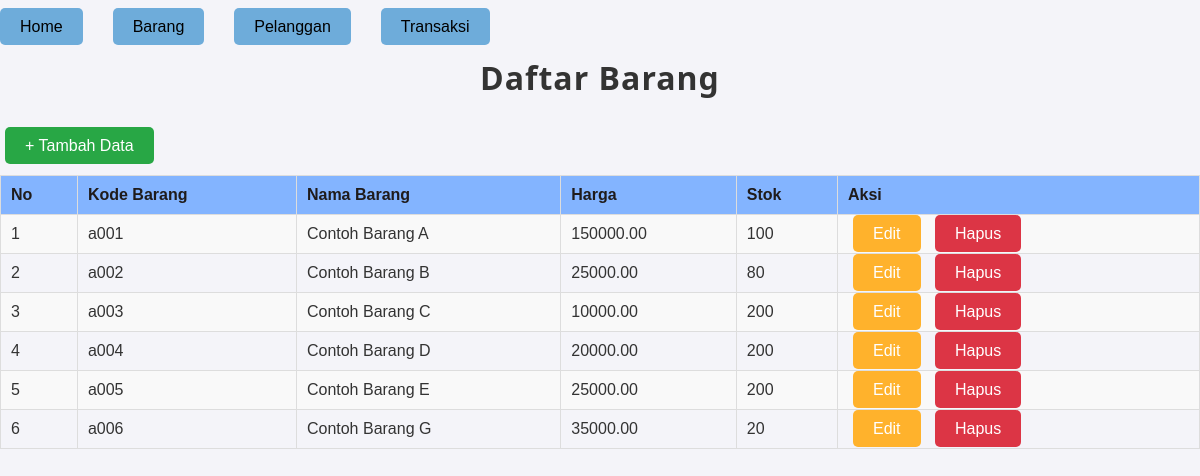
/index.php?controller=barang&action=index, run on the app's committed database.
### tables this page shows
CREATE TABLE `produk` (
  `kode_barang` varchar(50) NOT NULL,
  `nama_barang` varchar(100) NOT NULL,
  `harga` decimal(10,2) NOT NULL,
  `stok` int(11) NOT NULL
);

### App/controllers/HomeController.php (called while the page is built, shortened)
<!--<?php
            require_once __DIR__ . '/../Views/Home/indexh.php';

### App/controllers/BarangController.php (called while the page is built, shortened)
<?php
class BarangController
{
    private $db;
    public function __construct($db)
    {
        $this->db = $db;
    }
    public function index()
    {
        $query = "SELECT * FROM produk";
        $statement = $this->db->query($query);
        $data = $statement->fetchAll();
        require_once __DIR__ . "/../views/barang/indexb.php";
    }
}

### App/Views/Barang/indexb.php (the view, shortened to what this page needs)
<head>
    <link rel="stylesheet" type="text/css" href="App/Views/Barang/style.css">
</head>
<nav>
    <ul>
        <li><a href="index.php?controller=home&action=index">Home</a></li>
        <li><a href="index.php?controller=barang&action=index">Barang</a></li>
        <li><a href="index.php?controller=pelanggan&action=index">Pelanggan</a></li>
        <li><a href="index.php?controller=transaksi&action=index">Transaksi</a></li>
    </ul>
</nav>
<h1>Daftar Barang</h1>
<a href="index.php?controller=barang&action=create" class="btn btn-add"> + Tambah Data</a>
<table>
    <tr>
        <th>No</th>
        <th>Kode Barang</th>
        <th>Nama Barang</th>
        <th>Harga</th>
        <th>Stok</th>
        <th>Aksi</th>
    </tr>
    <?php foreach ($data as $key => $barang): ?>
        <tr>
            <td><?= $key + 1 ?></td>
            <td><?= $barang['kode_barang'] ?></td>
            <td><?= $barang['nama_barang'] ?></td>
            <td><?= $barang['harga'] ?></td>
            <td><?= $barang['stok'] ?></td>
            <td>
                <a href=" index.php?controller=barang&action=edit&id=<?= $barang['kode_barang'] ?>" class="btn btn-edit">Edit</a>
                <a href="index.php?controller=barang&action=delete&id=<?= $barang['kode_barang'] ?>" class="btn btn-danger">Hapus</a>
            </td>
        </tr>
    <?php endforeach; ?>
</table>

### App/Views/Home/indexh.php (shortened to what this page needs)
</body>
</html>

### index.php (shortened to what this page needs)
<?php
require_once __DIR__ . '/App/controllers/HomeController.php';
require_once __DIR__ . '/App/controllers/BarangController.php';
$database = new Database();
$db = $database->getConnection();
$controller = $_GET['controller'] ?? 'home';
$action = $_GET['action'] ?? 'index';
$id = $_GET['id'] ?? null;
switch ($controller) {
    case 'barang':
        $controllerObj = new BarangController($db);
        break;
}
if (method_exists($controllerObj, $action)) {
    if ($action === 'detail' && $id !== null) {
        $controllerObj->detail($id);
    } elseif ($action === 'edit' && $id !== null) {
        $controllerObj->edit($id);
    } elseif ($action === 'delete' && $id !== null) {
        $controllerObj->delete($id);
    } elseif ($action === 'update') {
        $controllerObj->update();
    } else {
        $controllerObj->$action();
    }
} else {
    echo "Aksi tidak ditemukan.";
}

### App/Views/Barang/style.css (style rules this page uses)
* { margin: 0; padding: 0; box-sizing: border-box; }
nav ul { list-style-type: none; padding: 0; display: flex; justify-content: flex-start; gap: 15px; margin-bottom: 20px; }
nav ul li a { background-color: #6EACDA; color: #000000; padding: 10px 20px; text-decoration: none; border-radius: 5px; transition: background-color 0.3s; font-size: 1em; }
button, .btn, .btn-action { background-color: #007bff; color: #fff; border: none; padding: 10px 20px; margin: 5px; cursor: pointer; border-radius: 5px; text-decoration: none; font-size: 1em; transition: background-color 0.3s; }
.btn-add { background-color: #28a745; }
.btn-edit { background-color: #FFB22C; }
.btn-danger { background-color: #dc3545; }
table { width: 100%; border-collapse: collapse; margin-top: 20px; }
table th, table td { padding: 10px; border: 1px solid #ddd; text-align: left; }
table th { background-color: #83B4FF; color: #1f1b1b; }
table tr:nth-child(even) { background-color: #f9f9f9; }

### App/Views/Barang/indexb.php (style rules this page uses)
h1 { text-align: center; font-family: 'Segoe UI', Tahoma, Geneva, Verdana, sans-serif; font-size: 2em; color: #333; margin-bottom: 20px; font-weight: bold; letter-spacing: 1px; }
nav { margin-bottom: 20px; }
nav ul { list-style-type: none; padding: 0; }
nav ul li { display: inline; margin-right: 15px; }

### data on the page
produk: kode_barang "a001", nama_barang "Contoh Barang A", harga "150000.00", stok "100"
produk: kode_barang "a002", nama_barang "Contoh Barang B", harga "25000.00", stok "80"
produk: kode_barang "a003", nama_barang "Contoh Barang C", harga "10000.00", stok "200"
produk: kode_barang "a004", nama_barang "Contoh Barang D", harga "20000.00", stok "200"
produk: kode_barang "a005", nama_barang "Contoh Barang E", harga "25000.00", stok "200"
produk: kode_barang "a006", nama_barang "Contoh Barang G", harga "35000.00", stok "20"
